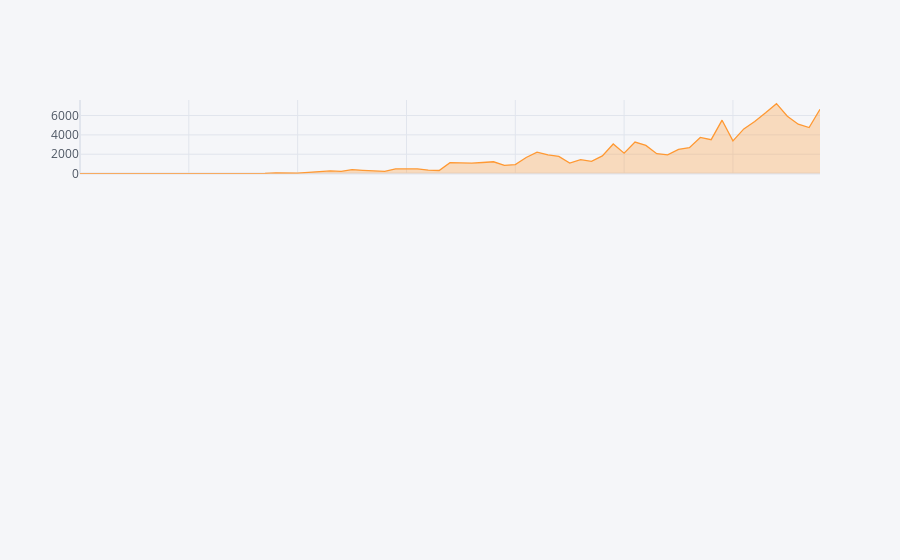

Write notebook code for a chart like this one.
### Code cell
import cufflinks as cf



fig = casosNovosDia.casosNovos.iplot(asFigure=True, subplots=True, shape=(4,1), shared_xaxes=True, fill=True
                                   
)
#fig = casosTotal.casosAcumulados.iplot(asFigure=True, subplots=True, shape=(4,1), shared_xaxes=True, fill=True)
#fig = mortesTotal.obitosAcumulados.iplot(asFigure=True, subplots=True, shape=(4,1), shared_xaxes=True, fill=True)
fig.show()

### Figure 1 — Plotly figure (JSON) as saved in the notebook; plotly's stock layout.template omitted (floating-point values rounded to 4 significant figures)
{"data": [{"fill": "tozeroy", "fillcolor": "rgba(255, 153, 51, 0.3)", "line": {"color": "rgba(255, 153, 51, 1.0)", "dash": "solid", "shape": "linear", "width": 1.3}, "mode": "lines", "name": "casosNovos", "text": "", "type": "scatter", "x": [0, 1, 2, 3, 4, 5, 6, 7, 8, 9, 10, 11, 12, 13, 14, 15, 16, 17, 18, 19, 20, 21, 22, 23, 24, 25, 26, 27, 28, 29, 30, 31, 32, 33, 34, 35, 36, 37, 38, 39, 40, 41, 42, 43, 44, 45, 46, 47, 48, 49, 50, 51, 52, 53, 54, 55, 56, 57, 58, 59, 60, 61, 62, 63, 64, 65, 66, 67, 68], "xaxis": "x", "y": [1, 0, 0, 1, 0, 0, 0, 1, 4, 6, 6, 6, 0, 9, 18, 25, 21, 23, 79, 34, 57, 137, 193, 283, 224, 418, 345, 310, 232, 482, 502, 486, 353, 323, 1138, 1117, 1076, 1146, 1222, 852, 926, 1661, 2210, 1930, 1781, 1089, 1442, 1261, 1832, 3058, 2105, 3257, 2917, 2055, 1927, 2498, 2678, 3735, 3503, 5514, 3379, 4613, 5385, 6276, 7218, 5919, 5097, 4751, 6633], "yaxis": "y"}], "layout": {"legend": {"bgcolor": "#F5F6F9", "font": {"color": "#4D5663"}}, "paper_bgcolor": "#F5F6F9", "plot_bgcolor": "#F5F6F9", "title": {"font": {"color": "#4D5663"}}, "xaxis": {"anchor": "y", "domain": [0, 1], "gridcolor": "#E1E5ED", "matches": "x4", "showgrid": true, "showticklabels": false, "tickfont": {"color": "#4D5663"}, "title": {"font": {"color": "#4D5663"}, "text": ""}, "zerolinecolor": "#E1E5ED"}, "yaxis": {"anchor": "x", "domain": [0.8063, 1], "gridcolor": "#E1E5ED", "showgrid": true, "tickfont": {"color": "#4D5663"}, "title": {"font": {"color": "#4D5663"}, "text": ""}, "zerolinecolor": "#E1E5ED"}}}
